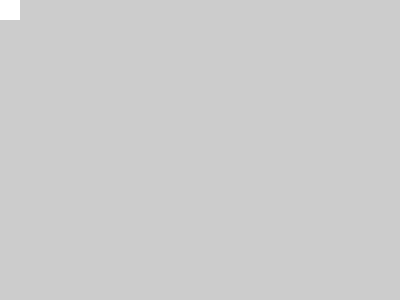
Frame 1 (no input)
Frame 60 (the mouse pressed at the canvas centre just before this capture): identical to frame 1, image omitted
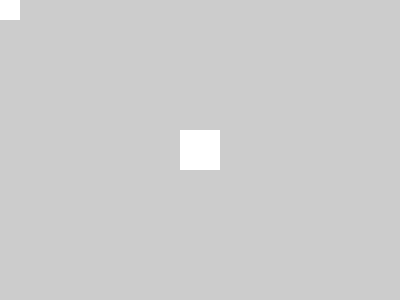
Frame 120 (the mouse held since frame 60 and released just before this capture)

The Processing sketch that drew these frames (run headless with seeded random() and noise(); from frame 60 on, the mouse is pressed at the canvas centre):

// Processing sketch: processing_79192
// ── processing_79192.pde

int variable=40;
int yo=46;

int pX=1;
int pY=1;

void setup (){
  size(400,300);
// background(210,20,14);
rectMode(CENTER);
noStroke();
variable=yo+80;
}

void draw ( ) {
  // if (musePressed){


rect (pX,pY,4,4);
rect (mouseX,mouseY,40,40);

pX= mouseX;
pY= mouseY;
// )
  }
